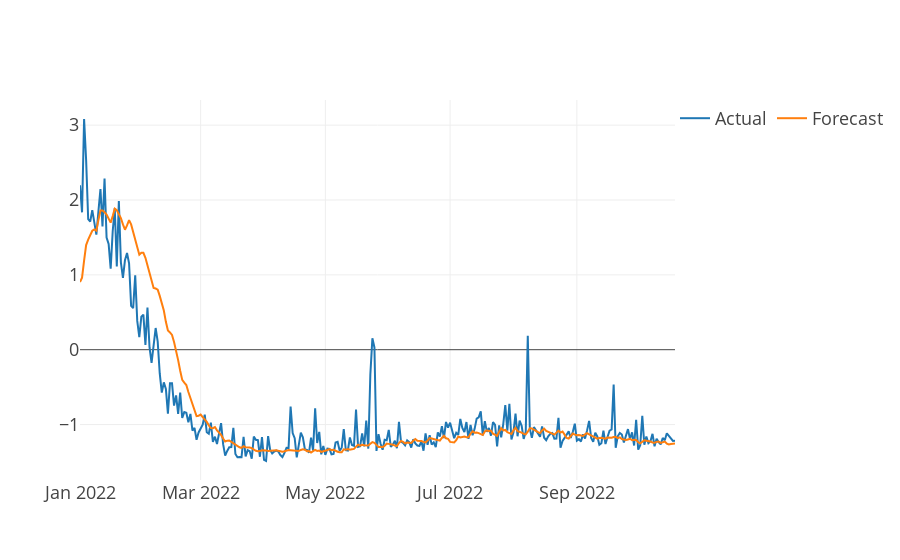

The code cell stored with this chart in its notebook:
### Code cell
#  plot test loss
fig = go.Figure()
fig.add_trace(go.Scatter(x=df_test.index, y=df_test[target], name="Actual"))
fig.add_trace(go.Scatter(x=df_test.index, y=df_test[ystar_col], name="Forecast"))
fig.update_layout(
    template=plot_template, legend=dict(orientation='h', y=1.02, title_text="")
)
# location of legend is set to top right
fig.update_layout(legend=dict(x=1, y=1))
fig.show()

### Figure 1 — Plotly figure (JSON) as saved in the notebook; plotly's stock layout.template omitted (floating-point values rounded to 4 significant figures; data arrays with more than 128 entries replaced by an {"elided": "..."} marker saying what was removed)
{"data": [{"name": "Actual", "type": "scatter", "x": {"elided": "292 str values"}, "y": {"elided": "292 float values"}}, {"name": "Forecast", "type": "scatter", "x": {"elided": "292 str values"}, "y": {"elided": "292 float values"}}], "layout": {"legend": {"orientation": "h", "title": {"text": ""}, "x": 1, "y": 1}}}
